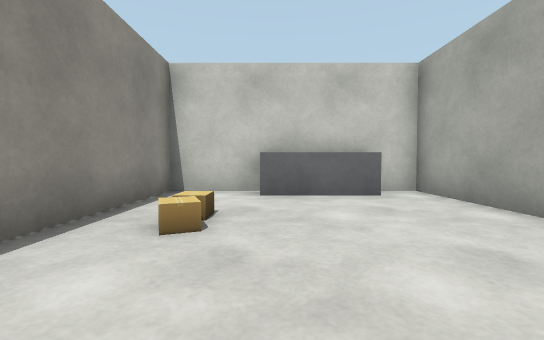
[1] (above)

16 first-person views from a walk through a world built for the Gazebo simulator. The camera is 0.72 m above the floor, tilts 2° down and sees 90° across. The lines on the ground mark 1 m squares. The floor is counted in squares, 1 m on a side. Each view is taken from the middle of a square. On the plan, view 1 faces up. The plan holds only what a view shows up to about 9 squares ahead; the rest is blank. The place goes on beyond the plan. Some stock models are drawn as simple stand-ins.

[2]
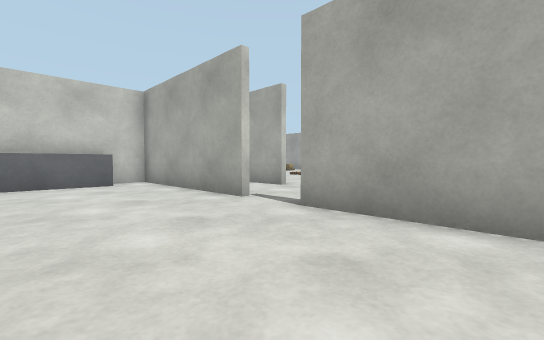

[3]
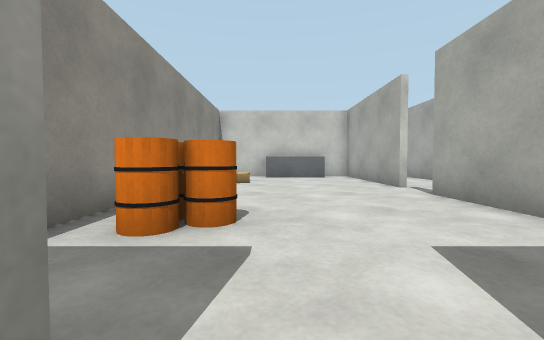

[4]
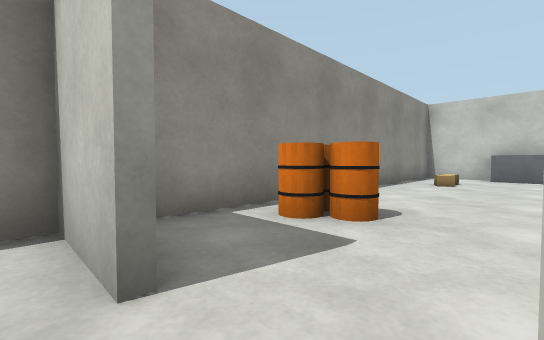

[5]
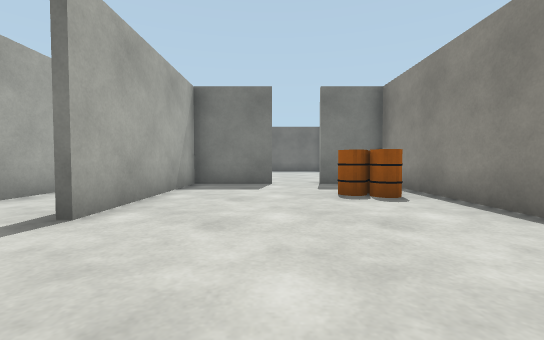

[6]
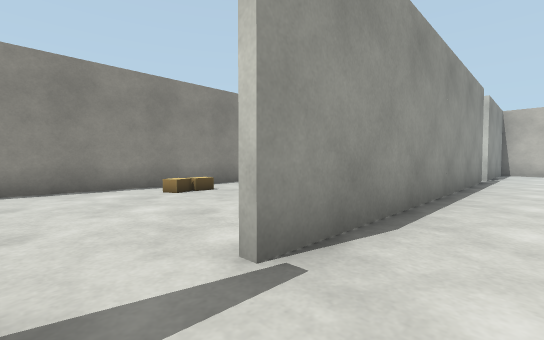

[7]
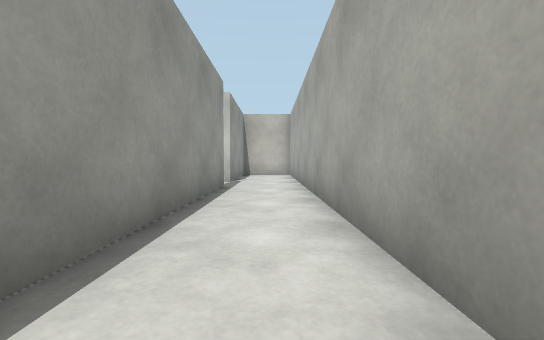

[8]
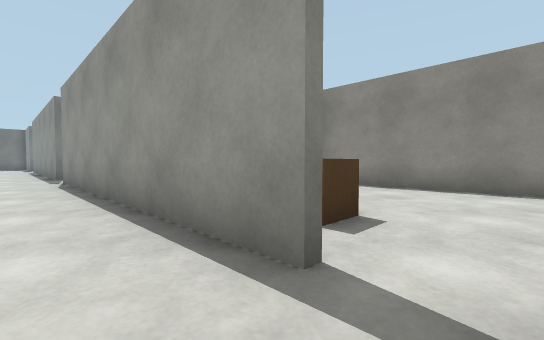

[9]
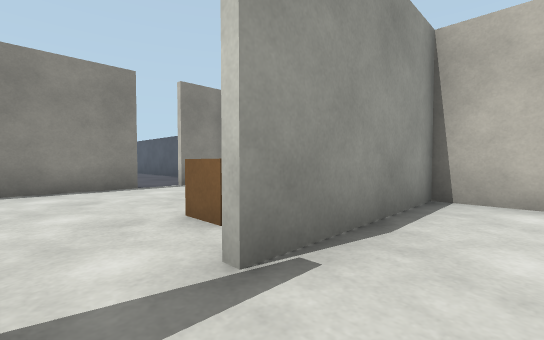

[10]
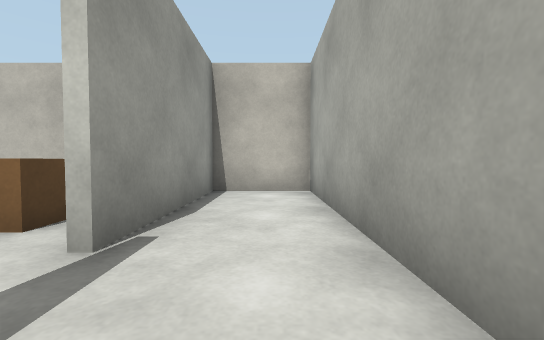

[11]
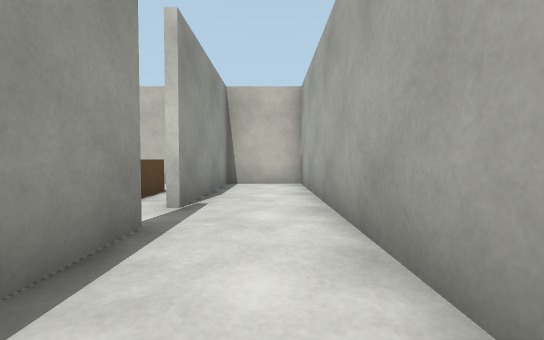

[12]
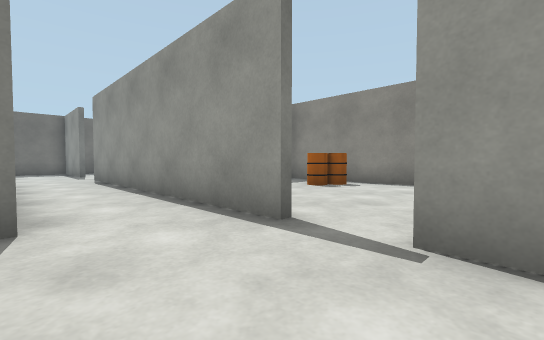

[13]
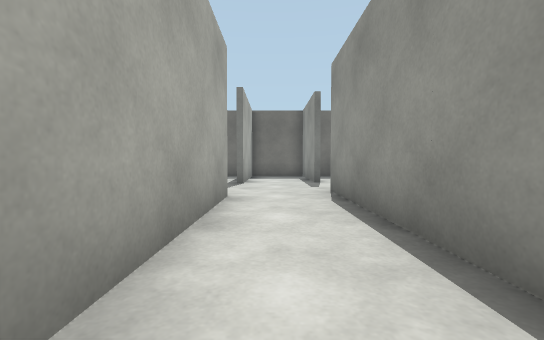

[14]
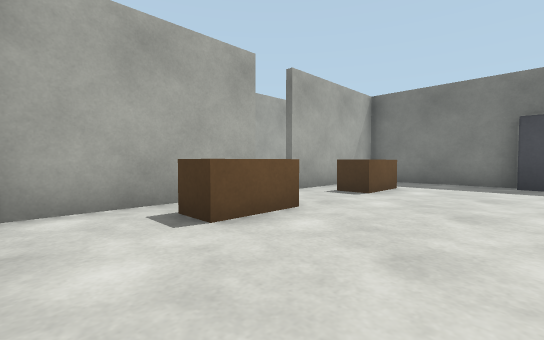

[15]
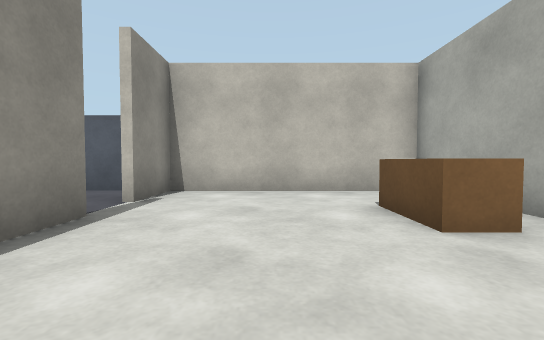

[16]
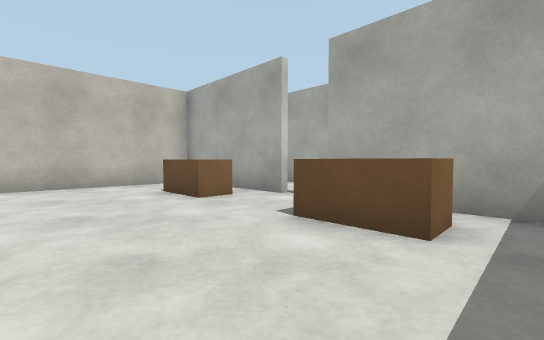

### Floor plan
Points are (right, up) in squares from view 1. A wall is a line through its corners. A room is listed if a view was taken in it or the views show most of it. See-through windows are left out.
Room 1 (views 1, 2, 5, 14, 15, 16)
walls: (0.5, 6.4) (-2.4, 6.4) (-2.4, -5.4) (-0.5, -5.4); (3.4, 7.5) (3.4, 11); (3.4, 1.2) (3.4, 6.4) (2.4, 6.4); (3.4, 12) (3.4, 16.5); (-2.4, 13.6) (-2.4, 6.9); (3.9, 16.4) (-2.4, 16.4) (-2.4, 14.6); (1, -5.4) (3.4, -5.4) (3.4, -0.2)
ways out: opening at (-2, 14) to room 2; opening at (0, -5) to room 2; opening at (4, 0.5) to room 3; gap at (4, 11.5) to room 3
objects: barrel (-1, -3); barrel (-1, -2); cardboard box (-1, 3); cardboard box (-1, 4); grey box (-1, 7); bench (0, 6) to (2, 6); brown box (2, 9) to (2, 10); brown box (2, 13) to (2, 14)
Room 2 (views 3, 4)
walls: (-0.4, -5.6) (-2.4, -5.6) (-2.4, -6.1)
ways out: opening at (-2, 14) to room 1; opening at (0, -5) to room 1; opening at (4, -10.5)
Room 3 (views 6, 7, 8, 9, 10, 11, 12, 13)
walls: (5.9, 2.5) (5.9, 16.4) (3.9, 16.4); (3.6, -0.2) (3.6, -8.5); (3.6, 11) (3.6, 1.2); (5.9, -8.5) (5.9, -1.9); (3.6, 16.5) (3.6, 12)
ways out: opening at (4, 0.5) to room 1; gap at (4, 11.5) to room 1; opening at (5, -8)

Positions as (right, up) in squares from view 1, and headings:
1: (0, 0), facing up
2: (0, -3), facing up-right
3: (0, -6), facing up
4: (1, -6), facing up-left
5: (1, 3), facing down
6: (5, 0), facing up-left
7: (5, 3), facing up
8: (5, 12), facing down-left
9: (5, 11), facing up-left
10: (5, 10), facing up
11: (5, 8), facing up
12: (6, 2), facing down-left
13: (5, -3), facing down
14: (-1, 16), facing down-right
15: (0, 10), facing up
16: (-1, 8), facing up-right
